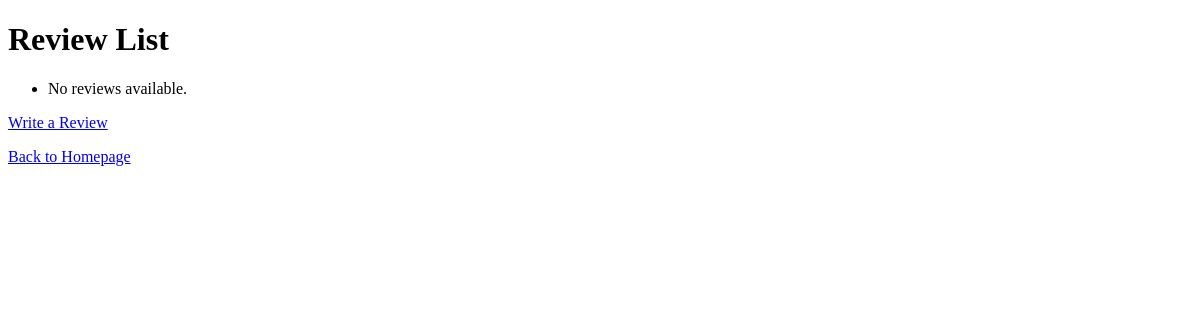
The page /locations/reviews/ on the database as committed earlier.
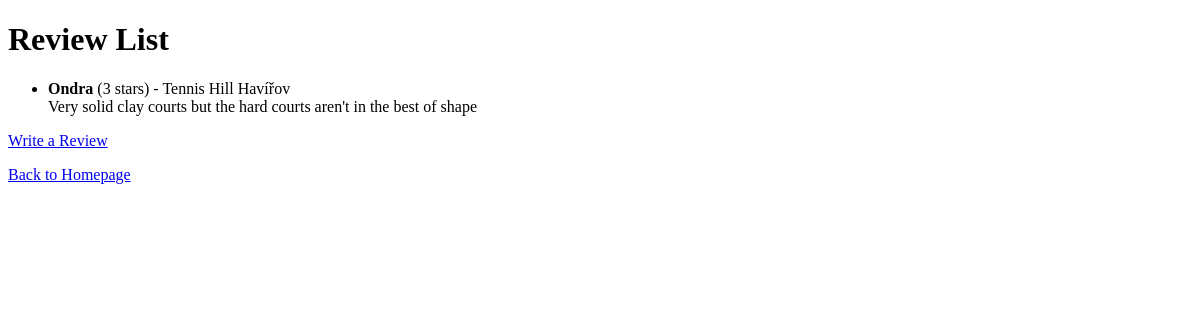
The same page on the database as committed later.
### rezervace/models.py (models this page shows, shortened)
class Review(models.Model):
    location = models.ForeignKey(
        Location,
        on_delete=models.CASCADE,
        related_name="reviews",
        verbose_name="Location"
    )
    name = models.CharField(max_length=100, verbose_name="Name")
    rating = models.PositiveIntegerField(
        verbose_name="Rating",
        choices=[
            (1, '1 star'),
            (2, '2 stars'),
            (3, '3 stars'),
            (4, '4 stars'),
            (5, '5 stars')
        ]
    )
    comment = models.TextField(verbose_name="Comment")

class Location(models.Model):
    name = models.CharField(max_length=100)  # Název střediska
    address = models.CharField(max_length=255)  # Adresa střediska
    city = models.CharField(max_length=100)  # Město
    clay_courts = models.PositiveIntegerField(default=0)  # Počet antukových kurtů
    grass_courts = models.PositiveIntegerField(default=0)  # Počet travnatých kurtů
    hard_courts = models.PositiveIntegerField(default=0)  # Počet kurtů s tvrdým povrchem

### rezervace/views.py (the view)
# urls.py: path('reviews/', views.review_list, name='review_list'),  # URL pro seznam recenzí
def review_list(request):
    reviews = Review.objects.all()  # Načtení všech recenzí
    return render(request, 'rezervace/review_list.html', {'reviews': reviews})

### rezervace/templates/rezervace/review_list.html (shortened to what this page needs)
<!DOCTYPE html>
<html>
<head>
</head>
<body>
    <h1>Review List</h1>
    <ul>
        {% for review in reviews %}
        <li>
            <strong>{{ review.name }}</strong> ({{ review.rating }} stars) - {{ review.location.name }}
            <br>
            {{ review.comment }}
            <br>
        </li>
        {% empty %}
        <li>No reviews available.</li>
        {% endfor %}
    </ul>
    <p>
        <a href="{% url 'write_review' %}">Write a Review</a>
    </p>
    <p>
        <a href="{% url 'homepage' %}">Back to Homepage</a>
    </p>
</body>
</html>

Rows that differ between the two databases and show on the page:
added Review: name "Ondra", rating "3", location.name "Tennis Hill Havířov", comment "Very solid clay courts but the hard courts aren't in the best of shape"
Other text that changed with them:
text no longer shown: "No reviews available."
